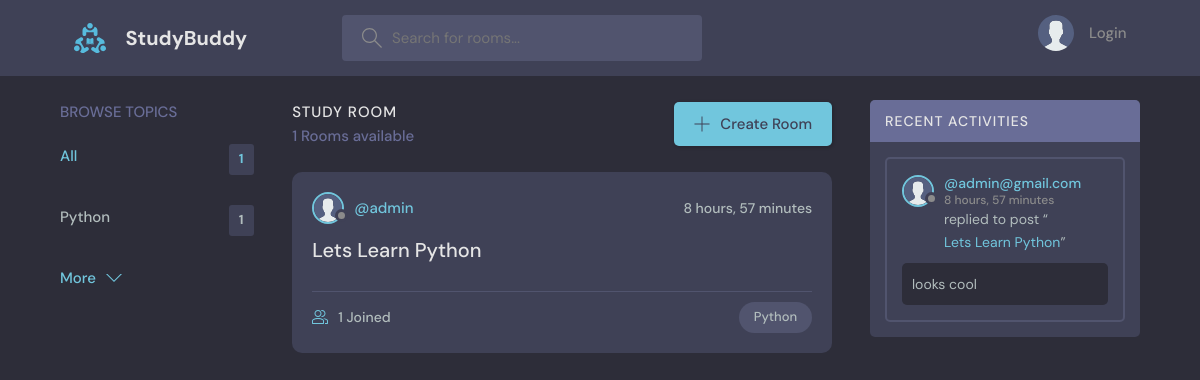
The app's page /, older data.
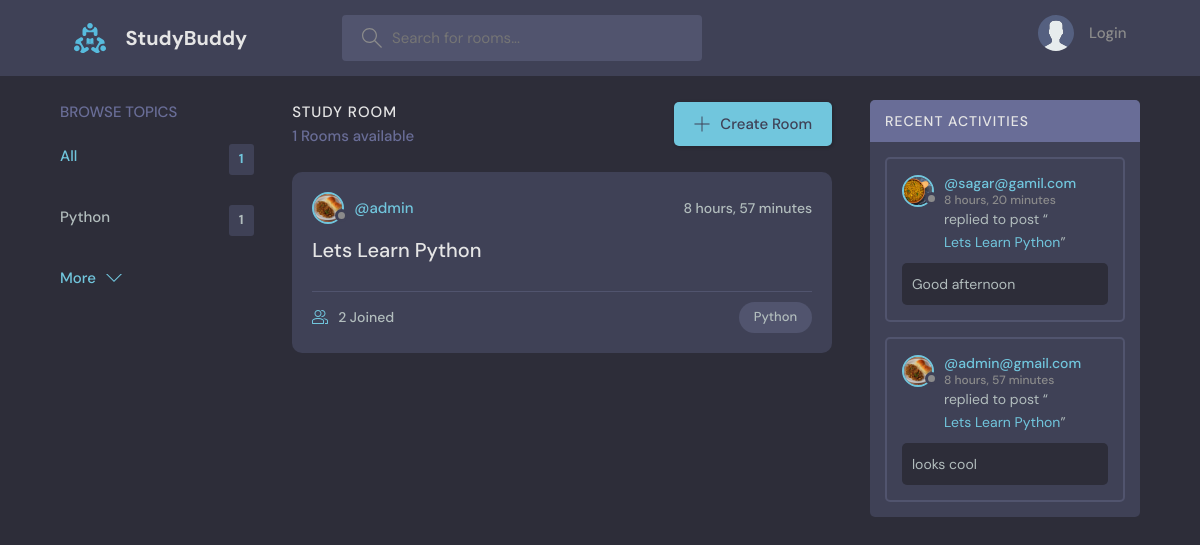
The same page, newer data.
### base/models.py (models this page shows, shortened)
class Topic(models.Model):
    name = models.CharField(max_length=200) # group name

class Room(models.Model):
    host =  models.ForeignKey(User,on_delete=models.SET_NULL, null=True)
    topic = models.ForeignKey(Topic,on_delete=models.SET_NULL, null=True) # Single topic may have many rooms ==> single to Many RELATIONSHIP
    name = models.CharField(max_length=200)
    description = models.TextField(null=True,blank=True)
    participants = models.ManyToManyField(User,related_name='participants',blank=True) # many to many relationship
    updated = models.DateTimeField(auto_now=True)
    created = models.DateTimeField(auto_now_add=True)
    def __str__(self) -> str:
        return self.name
    class Meta:
        ordering = ['-updated','-created']

class User(AbstractUser):
    name = models.CharField(max_length=200, null= True)
    email = models.EmailField(unique=True,null=True)
    bio = models.TextField(null=True)
    avatar= models.ImageField(null=True, default="avatar.svg")
    USERNAME_FIELD: str='email'
    REQUIRED_FIELDS: list[str] = []

class Message(models.Model):
    user = models.ForeignKey(User,on_delete=models.CASCADE)# one user can do many messages ==> one to many RELATIONSHIP
    room = models.ForeignKey(Room,on_delete=models.CASCADE) #Single room contain many message==> single to Many RELATIONSHIP
    body = models.TextField()
    updated = models.DateTimeField(auto_now=True)
    created = models.DateTimeField(auto_now_add=True)
    def __str__(self) -> str:
        return self.body[:50]
    class Meta:
        ordering = ['-created']

### base/views.py (the view)
# urls.py: path('', views.home, name='home'),
def home(request):
    q = request.GET.get('q','')
    rooms = Room.objects.filter(
        Q(topic__name__icontains=q) |
        Q(name__icontains=q) |
        Q(description__icontains=q) |
        Q(host__username__icontains=q)
    )
    topics = Topic.objects.all()[:5]
    room_messages = Message.objects.filter(
        Q(room__topic__name__icontains=q)
    )
    context = {
        'rooms':rooms,
        'topics':topics,
        'room_count': rooms.count(),
        'room_messages':room_messages
    }
    return render(request,'home.html',context)

### base/templates/home.html (shortened to what this page needs)
{% extends "base.html" %}
{% load static %}
{% block content_block %}
    <main class="layout layout--3">
      <div class="container">
        <div>
          {% include 'topics_component.html' %}
        </div>
        <div class="roomList">
          <div class="roomList__header">
            <div>
              <h2>Study Room</h2>
              <p>{{room_count}} Rooms available</p>
            </div>
            <a class="btn btn--main" href="{% url 'create-room' %}">
              <svg version="1.1" xmlns="http://www.w3.org/2000/svg" width="32" height="32" viewBox="0 0 32 32">
                <title>add</title>
                <path
                  d="M16.943 0.943h-1.885v14.115h-14.115v1.885h14.115v14.115h1.885v-14.115h14.115v-1.885h-14.115v-14.115z"
                ></path>
              </svg>
              Create Room
            </a>
          </div>
          {% include 'feed_component.html' %}
        </div>
        <div>
          {% include 'activity_component.html' %}
        </div>
      </div>
    </main>
{% endblock content_block %}

### base/templates/topics_component.html
<div class="topics">
  <div class="topics__header">
    <h2>Browse Topics</h2>
  </div>
  <ul class="topics__list">
    <li>
      <a href="{% url 'home' %}" class="active">All <span>{{topics.count}}</span></a>
    </li>
    {% for topic in topics %}
    <li>
      <a href="{% url 'home' %}?q={{topic.name}}">{{topic.name}} <span>{{topic.room_set.all.count}}</span></a>
    </li>
    {% endfor %}
  </ul>
  <a class="btn btn--link" href="{% url 'topics' %}">
    More
    <svg version="1.1" xmlns="http://www.w3.org/2000/svg" width="32" height="32" viewBox="0 0 32 32">
      <title>chevron-down</title>
      <path d="M16 21l-13-13h-3l16 16 16-16h-3l-13 13z"></path>
    </svg>
  </a>
</div>

### base/templates/feed_component.html (shortened to what this page needs)
{% for room in rooms %}
<div class="roomListRoom">
  <div class="roomListRoom__header">
    <a href="{% url 'user-profile' room.host.id %}" class="roomListRoom__author">
      <div class="avatar avatar--small">
        <img src="{{room.host.avatar.url}}" />
      </div>
      <span>@{{room.host.username}}</span>
    </a>
    <div class="roomListRoom__actions">
      <span>{{room.created | timesince}}</span>
    </div>
  </div>
  <div class="roomListRoom__content">
    <a href="{% url 'room' room.id %}">{{room.name}}</a>
  </div>
  <div class="roomListRoom__meta">
    <a href="{% url 'room' room.id %}" class="roomListRoom__joined">
      {{room.participants.all.count}} Joined
    </a>
    <p class="roomListRoom__topic">{{room.topic.name}}</p>
  </div>
</div>
{% endfor %}

### base/templates/activity_component.html (shortened to what this page needs)
<div class="activities">
  <div class="activities__header">
    <h2>Recent Activities</h2>
  </div>
  {% for message in room_messages %}
  <div class="activities__box">
    <div class="activities__boxHeader roomListRoom__header">
      <a href="{% url 'user-profile' message.user.id %}" class="roomListRoom__author">
        <div class="avatar avatar--small">
          <img src="{{message.user.avatar.url}}" />
        </div>
        <p>
          @{{message.user}}
          <span>{{message.created | timesince}}</span>
        </p>
      </a>
    </div>
    <div class="activities__boxContent">
      <p>replied to post “<a href="{% url 'room' message.room.id %}">{{message.room}}</a>”</p>
      <div class="activities__boxRoomContent">
        {{message}}
      </div>
    </div>
  </div>
  {% endfor %}
</div>

Row changes from the older to the newer data that the page shows:
changed through a linked row, Room "Lets Learn Python": host.avatar: picture added in place of a placeholder; participants.all.count "1" → "2"
added Message: user.avatar (picture), user "sagar@gamil.com", created "8 hours, 20 minutes", room "Lets Learn Python", body "Good afternoon"
changed through a linked row, Message "looks cool": user.avatar: picture added in place of a placeholder
